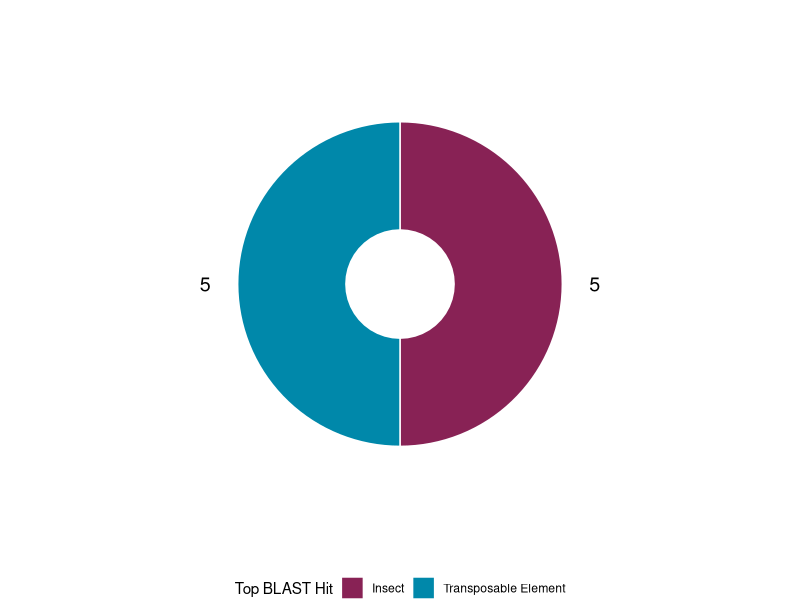

Reproduce this figure in R.
library(ggplot2)
library(dplyr)
library(tidyr)
library(stringr)
library(patchwork)

# Data
origin_data <- tribble(
  ~Gene,      ~Category,
  "g17107",   "Transposable Element",
  "g13363",   "Transposable Element",
  "g491",     "Transposable Element",
  "g596",     "Transposable Element",
  "g7958",    "Transposable Element",
  "g13694",   "Insect",
  "g15244",   "Insect",
  "g18444 ",  "Insect",
  "g6396 ",   "Insect",
  "g13362",   "Insect",
)

# Count categories and compute label positions
category_counts <- origin_data %>%
  count(Category) %>%
  arrange(n) %>%
  mutate(
    Category = factor(Category, levels = Category),
    fraction = n / sum(n),
    ymax = cumsum(fraction),
    ymin = lag(ymax, default = 0),
    label_pos = (ymax + ymin) / 2,
    label = paste0(n, "")
  )
category_counts

pie <- ggplot(category_counts, aes(ymax = ymax, ymin = ymin, xmax = 1, xmin = 0, fill = Category)) +
  geom_rect(color = "white") +
  geom_text(
    aes(
      x = 1.3,
      y = label_pos,
      label = label
    ),
    size = 5,
    hjust = 0.5
  ) +
  coord_polar(theta = "y") +
  xlim(c(-0.5, 1.6)) +
  theme_void() +
  scale_fill_manual(
    values = c(
      "Transposable Element" = "#0088aaff",
      "Insect" = "#882255ff",
      "Uncertain" = "grey65"
    )
  ) +
  labs(fill = "Top BLAST Hit") +
  theme(legend.position = "bottom")

pie
